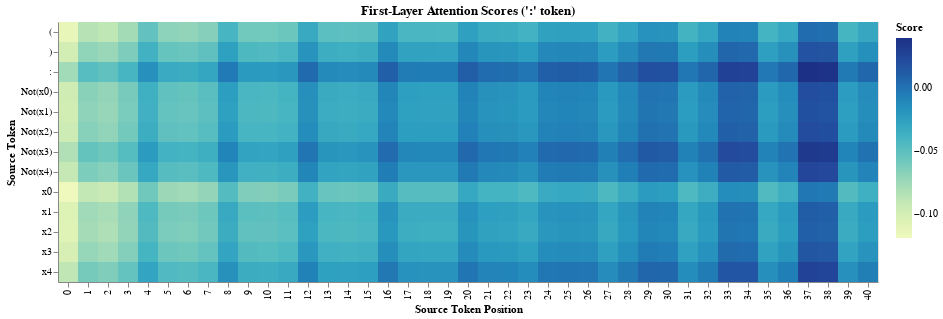

The notebook cell this image was saved under:
### Code cell
save_chart(
    alt.Chart(df, title="First-Layer Attention Scores (':' token)").mark_rect(width=20, height=20).encode(
        alt.Y("Token", title="Source Token"),
        alt.X("Position:N", title="Source Token Position"),
        alt.Color("Score"),
    ),
    "img/attn_colon_first_layer.png",
)

### Figure 1 — Vega-Lite specification as saved in the notebook (floating-point values rounded to 4 significant figures; data arrays with more than 128 entries replaced by an {"elided": "..."} marker saying what was removed)
{"config": {"view": {"continuousWidth": 300, "continuousHeight": 300}}, "data": {"name": "data-56cf3ef22fd50830b64ffd14b691126d"}, "mark": {"type": "rect", "height": 20, "width": 20}, "encoding": {"color": {"field": "Score", "type": "quantitative"}, "x": {"field": "Position", "title": "Source Token Position", "type": "nominal"}, "y": {"field": "Token", "title": "Source Token", "type": "nominal"}}, "title": "First-Layer Attention Scores (':' token)", "$schema": "https://vega.github.io/schema/vega-lite/v5.17.0.json", "datasets": {"data-56cf3ef22fd50830b64ffd14b691126d": {"elided": "533 records"}}}
